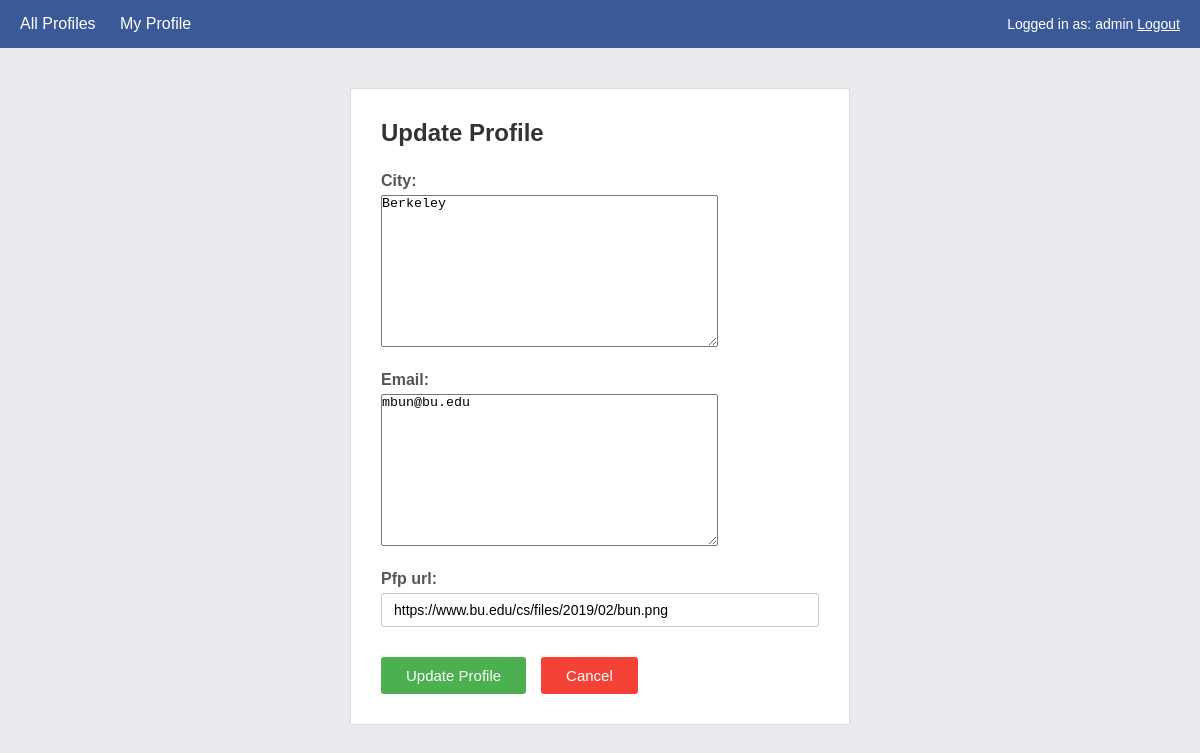
Screenshot of /mini_fb/profile/3/update (signed in) with the database file from the repository.
### mini_fb/models.py (models this page shows, shortened)
class Profile(models.Model):
    user = models.ForeignKey(User, on_delete=models.CASCADE)
    first_name = models.TextField(blank=False)
    last_name = models.TextField(blank=False)
    city = models.TextField(blank=False)
    email = models.TextField(blank=False)
    pfp_url = models.URLField(blank=True)

### mini_fb/views.py (the view, shortened to what this page needs)
# urls.py: path('profile/<int:pk>/update', views.UpdateProfileView.as_view(), name='update_profile'),
class UpdateProfileView(LoginRequiredMixin, UpdateView):
    model = Profile
    form_class = UpdateProfileForm
    template_name = "mini_fb/update_profile_form.html"
    context_object_name = 'profile'
    def dispatch(self, request, *args, **kwargs):
        profile = self.get_object()
        if profile.user != request.user:
            return redirect('show_profile', pk=profile.pk)
        return super().dispatch(request, *args, **kwargs)

### mini_fb/forms.py
class UpdateProfileForm(forms.ModelForm):
    class Meta:
        model = Profile
        fields = ['city', 'email', 'pfp_url']

### mini_fb/templates/mini_fb/update_profile_form.html (shortened to what this page needs)
{% extends 'mini_fb/base.html' %}
{% block content %}
<div class="form-wrapper">
    <h2>Update Profile</h2>
    <form method="POST" class="update-form">
        {% for field in form %}
        <div class="field-group">
            {{ field.label_tag }}
            {{ field }}
        </div>
        {% endfor %}
        <div class="button-group">
            <button type="submit">Update Profile</button>
            <a href="{% url 'show_profile' object.pk %}" class="cancel-link">Cancel</a>
        </div>
    </form>
</div>
{% endblock %}

### mini_fb/templates/mini_fb/base.html (shortened to what this page needs)
{% load static %}
<!DOCTYPE html>
<html>
<head>
</head>
<body>
    <nav>
        <div class="nav-content">
            <div class="nav-links">
                <a href="{% url 'show_all_profiles' %}">All Profiles</a>
                {% if request.user.is_authenticated %}
                    {% if request.user.profile_set.all.first %}
                        <a href="{% url 'show_profile' request.user.profile_set.all.first.pk %}">My Profile</a>
                    {% endif %}
                {% else %}
                    <a href="{% url 'create_profile' %}">Create Profile</a>
                {% endif %}
            </div>
            <div class="user-info">
                {% if request.user.is_authenticated %}
                    Logged in as: {{ request.user.username }}
                    <form class="logout-form" action="{% url 'logout' %}" method="POST">
                        <button type="submit" class="logout-btn">Logout</button>
                    </form>
                {% else %}
                    <a href="{% url 'login' %}">Login</a>
                {% endif %}
            </div>
        </div>
    </nav>
    <div class="container">
        {% block content %}
        {% endblock %}
    </div>
</body>
</html>

### mini_fb/templates/mini_fb/base.html (style rules this page uses)
* { margin: 0; padding: 0; box-sizing: border-box; }
body { font-family: Arial, sans-serif; background-color: #e9ebee; color: #333; }
nav { background-color: #3b5998; padding: 15px 0; margin-bottom: 20px; }
nav .nav-content { max-width: 1200px; margin: 0 auto; padding: 0 20px; display: flex; justify-content: space-between; align-items: center; }
nav .nav-links a { color: white; margin-right: 20px; text-decoration: none; }
.user-info { color: white; font-size: 14px; }
.logout-form { display: inline; }
.logout-btn { background: none; border: none; color: white; cursor: pointer; font-size: 14px; text-decoration: underline; }
.container { min-height: calc(100vh - 100px); }

### mini_fb/templates/mini_fb/update_profile_form.html (style rules this page uses)
.form-wrapper { max-width: 500px; margin: 40px auto; padding: 30px; background: #fff; border: 1px solid #ddd; }
.form-wrapper h2 { margin-bottom: 25px; color: #333; }
.update-form { margin-top: 20px; }
.field-group { margin-bottom: 20px; }
.field-group label { display: block; margin-bottom: 5px; font-weight: 600; color: #555; }
.field-group input[type="text"], .field-group input[type="email"], .field-group input[type="url"] { width: 100%; padding: 8px 12px; border: 1px solid #ccc; border-radius: 3px; font-size: 14px; }
.button-group { margin-top: 30px; display: flex; gap: 15px; }
.button-group button { background: #4CAF50; color: white; padding: 10px 25px; border: none; border-radius: 3px; cursor: pointer; font-size: 15px; }
.cancel-link { background: #f44336; color: white; padding: 10px 25px; text-decoration: none; border-radius: 3px; font-size: 15px; }

### rows the page displays
Profile: form "Berkeley" "mbun@bu.edu" "https://www.bu.edu/cs/files/2019/02/bun.png"

### other values shown
{{ request.user.username }} "admin"
{{ field.label_tag }} "City:" "Email:" "Pfp url:"
